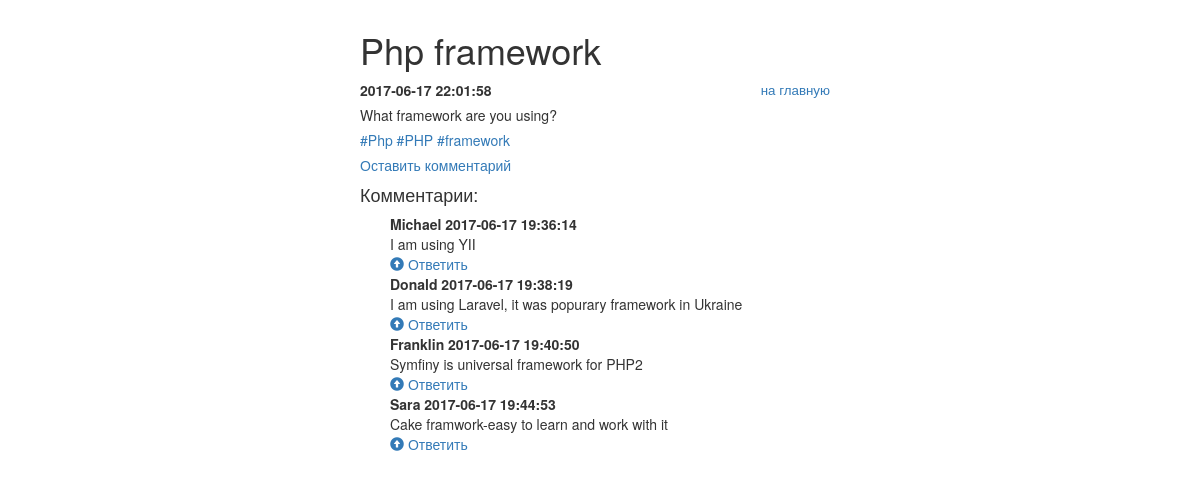
The page /include/note.php?id=3 on the database its author committed.
### tables this page shows
CREATE TABLE `post` (
  `post_id` bigint(20) UNSIGNED NOT NULL,
  `post_title` varchar(255) DEFAULT NULL,
  `post_min_text` text,
  `post_text` text,
  `post_create_datetime` datetime DEFAULT NULL,
  `post_update_datetime` timestamp NULL DEFAULT NULL
);

CREATE TABLE `comment` (
  `comment_id` bigint(20) UNSIGNED NOT NULL,
  `post_id` bigint(20) DEFAULT NULL,
  `comment_parent_id` bigint(20) DEFAULT NULL,
  `comment_username` varchar(255) DEFAULT NULL,
  `comment_text` text,
  `comment_datetime` timestamp NULL DEFAULT NULL
);

### include/db.php (called while the page is built, shortened)
<?php
try {
    $link = new PDO('mysql:host=localhost;dbname=blog', 'rudim', '123');
} catch (PDOException $e) {
    print "Error!: " . $e->getMessage() . "<br/>";
    die();
}
if($_GET['id']){
    $getid = $_GET['id'];
    $select_update = $link->query("SELECT post.*, group_concat(tag.tag_title) as tags FROM post LEFT JOIN post_to_tag USING (post_id) LEFT JOIN tag USING (tag_id) WHERE post_id='$getid' group by post.post_id");
    $res_select_update = $select_update ->fetchAll(PDO::FETCH_ASSOC);
}

### include/function.php (the view, shortened to what this page needs)
<?php
function comment($row){ ?>
        <div style="margin-left: 30px">
	        <div id="<?=$row['comment_id']?>" class="date"><?=$row['comment_username'] . " " . $row['comment_datetime'] ?></div>
	        <div class="text"><?=$row['comment_text']?></div>
	        <a href="#<?=$row['comment_parent_id']?>" class="glyphicon glyphicon-circle-arrow-up"></a>
	        <a href="?id=<?=$_GET['id']?>&comment=<?=$row['comment_id']?>#answer">Ответить</a>
	    </div>
	    <?php
}
?>

### include/note.php (shortened to what this page needs)
<?php
require_once 'db.php';
require_once 'function.php';
?>
<!DOCTYPE html>
<html lang="ru">
	<head>
        <link rel="stylesheet" href="https://maxcdn.bootstrapcdn.com/bootstrap/3.3.7/css/bootstrap.min.css">
		<link rel="stylesheet" href="../css/styless.css">
	</head>
	<body>
		<div id="wrapper">
			<h1><?=$res_select_update[0]['post_title']?></h1>
			<div>
				<p class="nav right">
					<a href="../index.php">на главную</a>
				</p>
				<p class="date"><?=$res_select_update[0]['post_create_datetime']?></p>
				<p class="posttext">
                <?=$res_select_update[0]['post_text'];?>
                </p>
                <p>
                <?php if ($res_select_update[0]['tags']) {
					       $value['tags'] = explode(',', $res_select_update[0]['tags']);
					    foreach ($value['tags'] as $tag) {
					     	    ?>
                         <span class="print_tag">
                         <a href='../include/posttotag.php?tag=<?=$tag?>'><?="#".$tag?></a>
                         </span>
					    <?php  } ?>
				<?php } ?>
                </p>
                <a href='?id=<?=$_GET['id']?>&comment=mine#answer'>Оставить комментарий</a>
                <h4>Комментарии:</h4>
            <?php
                   $res_row = $link ->query("SELECT * FROM comment WHERE post_id='$getid' and comment_parent_id is NULL ");
                                while ( $row = $res_row ->fetch(PDO::FETCH_ASSOC)) {
                                       comment($row);
                                }
                    ?>
			</div>
		</div>
	</body>
</html>

### css/styless.css (style rules this page uses)
#wrapper { width: 500px; margin: 0px auto; padding: 10px; text-align: justify; }
#wrapper > div { margin-bottom: 15px; }
#wrapper p { margin-bottom: 5px; }
.date { font-weight: bold; }
.nav { text-align: right; padding-right: 10px; font-size: 10pt; }
.right { float:right }

### rows shown on the page
post: post_title "Php framework", post_create_datetime "2017-06-17 22:01:58", post_text "What framework are you using?"
comment: comment_username "Michael", comment_datetime "2017-06-17 19:36:14", comment_text "I am using YII"
comment: comment_username "Donald", comment_datetime "2017-06-17 19:38:19", comment_text "I am using Laravel, it was popurary framework in Ukraine"
comment: comment_username "Franklin", comment_datetime "2017-06-17 19:40:50", comment_text "Symfiny is universal framework for PHP2"
comment: comment_username "Sara", comment_datetime "2017-06-17 19:44:53", comment_text "Cake framwork-easy to learn and work with it"

### other values the page prints
$tag "Php"
$tag "PHP"
$tag "framework"
